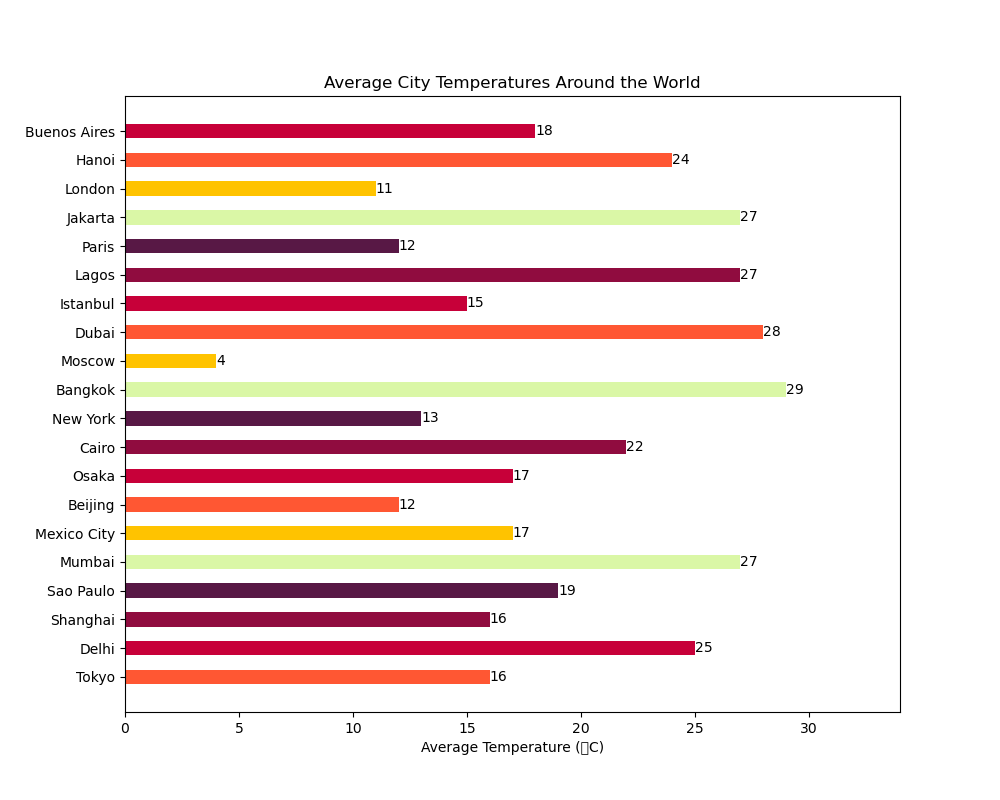

The Python source for this figure:

import matplotlib.pyplot as plt

# Data
cities = ['Tokyo', 'Delhi', 'Shanghai', 'Sao Paulo', 'Mumbai', 'Mexico City',
          'Beijing', 'Osaka', 'Cairo', 'New York', 'Bangkok', 'Moscow',
          'Dubai', 'Istanbul', 'Lagos', 'Paris', 'Jakarta', 'London',
          'Hanoi', 'Buenos Aires']
temperatures = [16, 25, 16, 19, 27, 17, 12, 17, 22, 13, 29, 4,
                28, 15, 27, 12, 27, 11, 24, 18]

# Modify the color scheme using specific color codes
colors = ['#FF5733', '#C70039', '#900C3F', '#581845', '#DAF7A6',
          '#FFC300', '#FF5733', '#C70039', '#900C3F', '#581845',
          '#DAF7A6', '#FFC300', '#FF5733', '#C70039', '#900C3F',
          '#581845', '#DAF7A6', '#FFC300', '#FF5733', '#C70039']

# Change width of bars
bar_width = 0.5

# Change width and height of the chart
plt.figure(figsize=(10, 8))

# Change the direction of chart (horizontal bar chart)
plt.barh(y=cities, width=temperatures, color=colors, height=bar_width)

# Change the band width for bars
for i, temp in enumerate(temperatures):
    plt.text(temp, i, str(temp), va='center')

# Change the topic, headline and data type of the chart
plt.xlabel('Average Temperature (°C)')
plt.title('Average City Temperatures Around the World')
plt.xlim(0, max(temperatures) + 5)  # Adjust the x-axis to fit the text

# Show the plot
plt.show()
